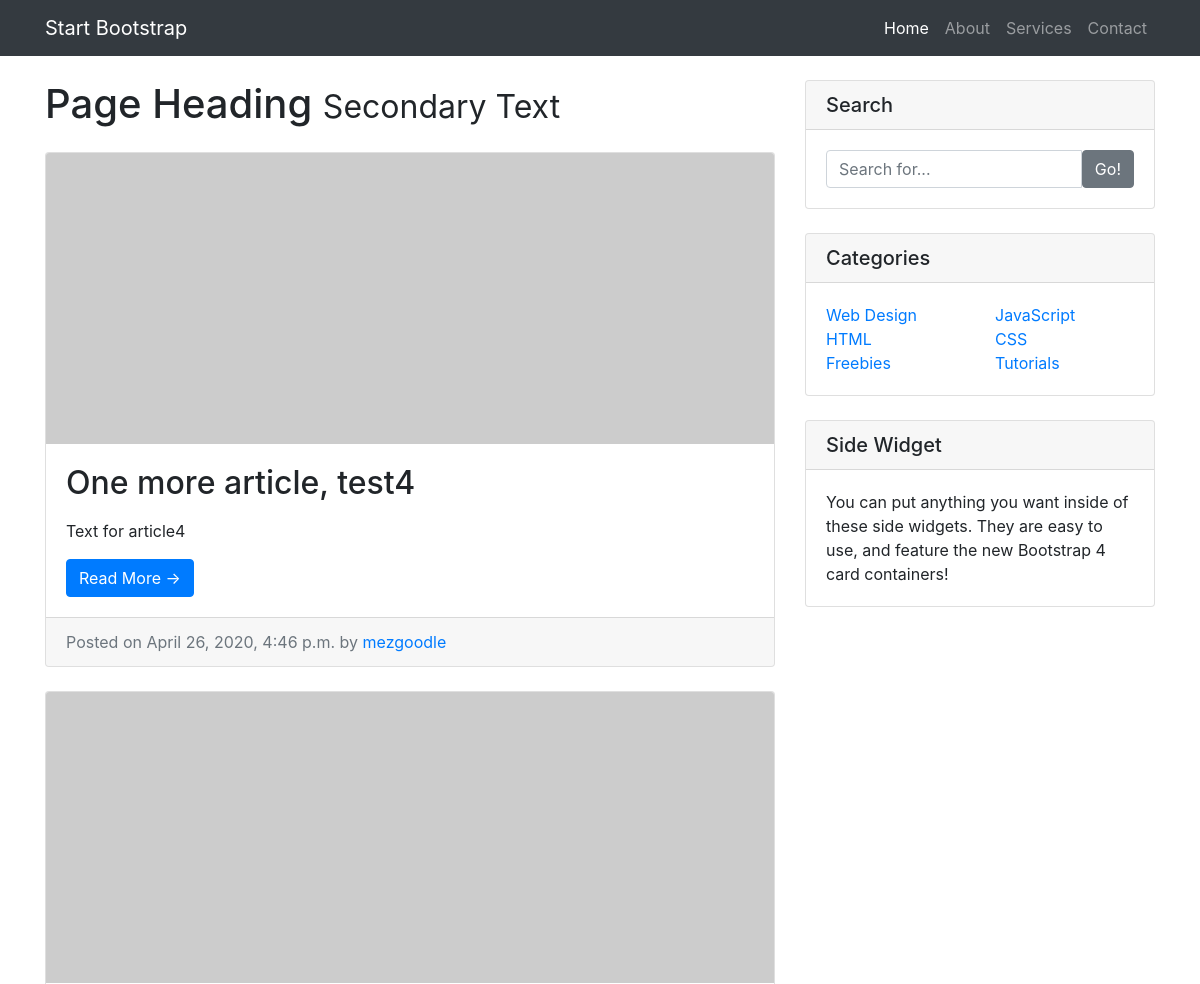
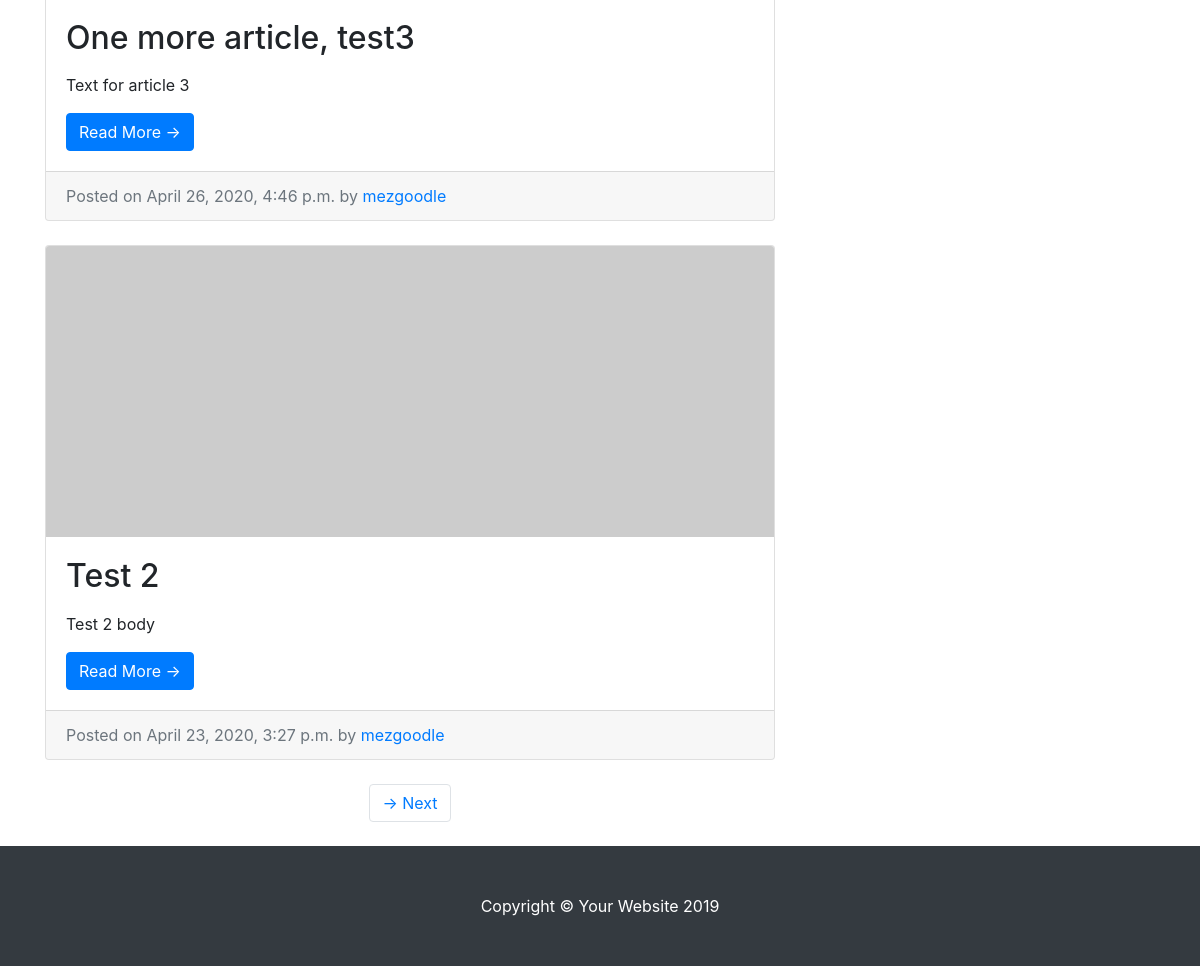
Screenshot of /blog/ with the database file from the repository (2 pictures, top to bottom).
### blog/models.py (models this page shows, shortened)
class Post(models.Model):
    STATUS_CHOICES = (
        ('draft', 'Draft'),
        ('published', 'Published'),
    )
    title = models.CharField(max_length=250)
    slug = models.SlugField(max_length=250, unique_for_date='publish')
    author = models.ForeignKey(User, on_delete=models.CASCADE, related_name='blog_posts')
    body = models.TextField()
    publish = models.DateTimeField(default=timezone.now)
    created = models.DateTimeField(auto_now_add=True)
    status = models.CharField(max_length=10, choices=STATUS_CHOICES, default='draft')
    objects = models.Manager() # The default manager
    published = PublishedManager() # Our custom manager
    class Meta:
        ordering = ('-publish',)
    def get_absolute_url(self):
        return reverse('blog:post_detail', args=[self.publish.year, self.publish.month, self.publish.day, self.slug])

### blog/views.py (the view)
# urls.py: path('', views.PostListView.as_view(), name='post_list'),
class PostListView(ListView):
    queryset = Post.published.all()
    context_object_name = 'posts'
    paginate_by = 3
    template_name = 'blog/post/list.html'

### blog/templates/blog/post/list.html (shortened to what this page needs)
{% extends 'blog/base.html' %}
{% block content %}
      <div class="col-md-8">
        <h1 class="my-4">Page Heading
          <small>Secondary Text</small>
        </h1>
        {% for post in posts %}
        <div class="card mb-4">
          <img class="card-img-top" src="http://placehold.it/750x300" alt="Card image cap">
          <div class="card-body">
            <h2 class="card-title">{{post.title}}</h2>
            <p class="card-text">{{post.body|truncatewords:30|linebreaks}}</p>
            <a href="{{post.get_absolute_url}}" class="btn btn-primary">Read More &rarr;</a>
          </div>
          <div class="card-footer text-muted">
            Posted on {{post.publish}} by
            <a href="#">{{post.author}}</a>
          </div>
        </div>
        {% endfor %}
        {% include 'pagination.html' with page=page_obj %}
      </div>
{% endblock content %}

### blog/static/blog/css/blog-home.css (style rules this page uses)
body { padding-top: 56px; }

### rows the page displays
Post: title "One more article, test4", body "Text for article4", publish "April 26, 2020, 4:46 p.m.", author "mezgoodle"
Post: title "One more article, test3", body "Text for article 3", publish "April 26, 2020, 4:46 p.m.", author "mezgoodle"
Post: title "Test 2", body "Test 2 body", publish "April 23, 2020, 3:27 p.m.", author "mezgoodle"
